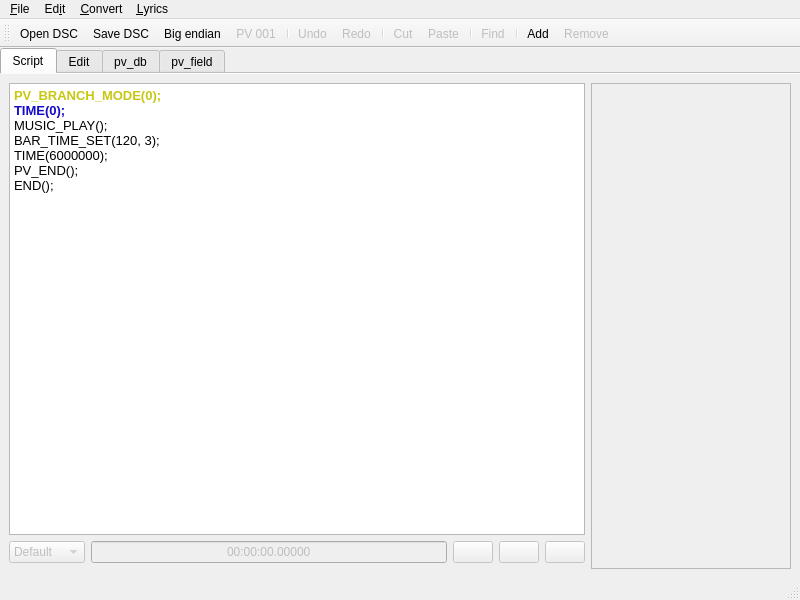
<?xml version="1.0" encoding="UTF-8"?>
<ui version="4.0">
 <class>MainWindow</class>
 <widget class="QMainWindow" name="MainWindow">
  <property name="geometry">
   <rect>
    <x>0</x>
    <y>0</y>
    <width>800</width>
    <height>600</height>
   </rect>
  </property>
  <property name="windowTitle">
   <string>Open PD Script Editor</string>
  </property>
  <property name="windowIcon">
   <iconset resource="res.qrc">
    <normaloff>:/2d/PokeSlow.png</normaloff>:/2d/PokeSlow.png</iconset>
  </property>
  <widget class="QWidget" name="centralwidget">
   <layout class="QGridLayout" name="gridLayout">
    <property name="leftMargin">
     <number>0</number>
    </property>
    <property name="topMargin">
     <number>0</number>
    </property>
    <property name="rightMargin">
     <number>0</number>
    </property>
    <property name="bottomMargin">
     <number>0</number>
    </property>
    <property name="spacing">
     <number>0</number>
    </property>
    <item row="0" column="0">
     <widget class="QTabWidget" name="tabWidget">
      <property name="currentIndex">
       <number>0</number>
      </property>
      <property name="documentMode">
       <bool>true</bool>
      </property>
      <widget class="QWidget" name="tab">
       <attribute name="title">
        <string>Script</string>
       </attribute>
       <layout class="QGridLayout" name="gridLayout_2">
        <item row="0" column="2" rowspan="3">
         <widget class="QFrame" name="frame_paramEdit">
          <property name="enabled">
           <bool>false</bool>
          </property>
          <property name="minimumSize">
           <size>
            <width>200</width>
            <height>0</height>
           </size>
          </property>
          <property name="maximumSize">
           <size>
            <width>200</width>
            <height>16777215</height>
           </size>
          </property>
          <property name="frameShape">
           <enum>QFrame::StyledPanel</enum>
          </property>
          <property name="frameShadow">
           <enum>QFrame::Raised</enum>
          </property>
         </widget>
        </item>
        <item row="0" column="0" colspan="2">
         <widget class="QTextEdit" name="textEdit">
          <property name="html">
           <string>&lt;!DOCTYPE HTML PUBLIC &quot;-//W3C//DTD HTML 4.0//EN&quot; &quot;http://www.w3.org/TR/REC-html40/strict.dtd&quot;&gt;
&lt;html&gt;&lt;head&gt;&lt;meta name=&quot;qrichtext&quot; content=&quot;1&quot; /&gt;&lt;style type=&quot;text/css&quot;&gt;
p, li { white-space: pre-wrap; }
&lt;/style&gt;&lt;/head&gt;&lt;body style=&quot; font-family:'Ubuntu'; font-size:10pt; font-weight:400; font-style:normal;&quot;&gt;
&lt;p style=&quot; margin-top:0px; margin-bottom:0px; margin-left:0px; margin-right:0px; -qt-block-indent:0; text-indent:0px;&quot;&gt;&lt;span style=&quot; font-weight:600; color:#c8c814;&quot;&gt;PV_BRANCH_MODE(0);&lt;/span&gt;&lt;/p&gt;
&lt;p style=&quot; margin-top:0px; margin-bottom:0px; margin-left:0px; margin-right:0px; -qt-block-indent:0; text-indent:0px;&quot;&gt;&lt;span style=&quot; font-weight:600; color:#140ac8;&quot;&gt;TIME(0);&lt;/span&gt;&lt;/p&gt;
&lt;p style=&quot; margin-top:0px; margin-bottom:0px; margin-left:0px; margin-right:0px; -qt-block-indent:0; text-indent:0px;&quot;&gt;&lt;span style=&quot; color:#000000;&quot;&gt;MUSIC_PLAY();&lt;/span&gt;&lt;/p&gt;
&lt;p style=&quot; margin-top:0px; margin-bottom:0px; margin-left:0px; margin-right:0px; -qt-block-indent:0; text-indent:0px;&quot;&gt;&lt;span style=&quot; color:#000000;&quot;&gt;BAR_TIME_SET(120, 3);&lt;/span&gt;&lt;/p&gt;
&lt;p style=&quot; margin-top:0px; margin-bottom:0px; margin-left:0px; margin-right:0px; -qt-block-indent:0; text-indent:0px;&quot;&gt;&lt;span style=&quot; color:#000000;&quot;&gt;TIME(6000000);&lt;/span&gt;&lt;/p&gt;
&lt;p style=&quot; margin-top:0px; margin-bottom:0px; margin-left:0px; margin-right:0px; -qt-block-indent:0; text-indent:0px;&quot;&gt;PV_END();&lt;/p&gt;
&lt;p style=&quot; margin-top:0px; margin-bottom:0px; margin-left:0px; margin-right:0px; -qt-block-indent:0; text-indent:0px;&quot;&gt;END();&lt;/p&gt;&lt;/body&gt;&lt;/html&gt;</string>
          </property>
         </widget>
        </item>
        <item row="1" column="0" colspan="2">
         <widget class="QWidget" name="widget" native="true">
          <property name="enabled">
           <bool>false</bool>
          </property>
          <layout class="QGridLayout" name="gridLayout_13">
           <property name="leftMargin">
            <number>0</number>
           </property>
           <property name="topMargin">
            <number>0</number>
           </property>
           <property name="rightMargin">
            <number>0</number>
           </property>
           <property name="bottomMargin">
            <number>0</number>
           </property>
           <item row="0" column="4">
            <widget class="QPushButton" name="pushButton_3">
             <property name="sizePolicy">
              <sizepolicy hsizetype="Fixed" vsizetype="Fixed">
               <horstretch>0</horstretch>
               <verstretch>0</verstretch>
              </sizepolicy>
             </property>
             <property name="toolTip">
              <string>Branch/Timestamp list</string>
             </property>
             <property name="icon">
              <iconset resource="res.qrc">
               <normaloff>:/icons/icons8/color/icons/icons8/color/icons8-lista-48.png</normaloff>:/icons/icons8/color/icons/icons8/color/icons8-lista-48.png</iconset>
             </property>
             <property name="iconSize">
              <size>
               <width>24</width>
               <height>24</height>
              </size>
             </property>
            </widget>
           </item>
           <item row="0" column="3">
            <widget class="QPushButton" name="pushButton_2">
             <property name="sizePolicy">
              <sizepolicy hsizetype="Fixed" vsizetype="Fixed">
               <horstretch>0</horstretch>
               <verstretch>0</verstretch>
              </sizepolicy>
             </property>
             <property name="toolTip">
              <string>Next timestamp</string>
             </property>
             <property name="icon">
              <iconset resource="res.qrc">
               <normaloff>:/icons/icons8/color/icons/icons8/color/icons8-freccia-48.png</normaloff>:/icons/icons8/color/icons/icons8/color/icons8-freccia-48.png</iconset>
             </property>
             <property name="iconSize">
              <size>
               <width>24</width>
               <height>24</height>
              </size>
             </property>
            </widget>
           </item>
           <item row="0" column="1">
            <widget class="QLineEdit" name="lineEdit_time">
             <property name="sizePolicy">
              <sizepolicy hsizetype="Expanding" vsizetype="Minimum">
               <horstretch>0</horstretch>
               <verstretch>0</verstretch>
              </sizepolicy>
             </property>
             <property name="toolTip">
              <string>Timestamp</string>
             </property>
             <property name="text">
              <string>00:00:00.00000</string>
             </property>
             <property name="alignment">
              <set>Qt::AlignCenter</set>
             </property>
             <property name="readOnly">
              <bool>true</bool>
             </property>
            </widget>
           </item>
           <item row="0" column="0">
            <widget class="QComboBox" name="comboBox_branch">
             <property name="toolTip">
              <string>PV branch</string>
             </property>
             <property name="iconSize">
              <size>
               <width>24</width>
               <height>24</height>
              </size>
             </property>
             <item>
              <property name="text">
               <string>Default</string>
              </property>
              <property name="icon">
               <iconset resource="res.qrc">
                <normaloff>:/icons/icons8/color/icons/icons8/color/icons8-fork-del-codice-48.png</normaloff>:/icons/icons8/color/icons/icons8/color/icons8-fork-del-codice-48.png</iconset>
              </property>
             </item>
             <item>
              <property name="text">
               <string>Fail</string>
              </property>
              <property name="icon">
               <iconset resource="res.qrc">
                <normaloff>:/icons/icons8/color/icons/icons8/color/icons8-fork-del-codice-48.png</normaloff>:/icons/icons8/color/icons/icons8/color/icons8-fork-del-codice-48.png</iconset>
              </property>
             </item>
             <item>
              <property name="text">
               <string>Success</string>
              </property>
              <property name="icon">
               <iconset resource="res.qrc">
                <normaloff>:/icons/icons8/color/icons/icons8/color/icons8-fork-del-codice-48.png</normaloff>:/icons/icons8/color/icons/icons8/color/icons8-fork-del-codice-48.png</iconset>
              </property>
             </item>
            </widget>
           </item>
           <item row="0" column="2">
            <widget class="QPushButton" name="pushButton">
             <property name="sizePolicy">
              <sizepolicy hsizetype="Fixed" vsizetype="Fixed">
               <horstretch>0</horstretch>
               <verstretch>0</verstretch>
              </sizepolicy>
             </property>
             <property name="toolTip">
              <string>Previous timestamp</string>
             </property>
             <property name="icon">
              <iconset resource="res.qrc">
               <normaloff>:/icons/icons8/color/icons/icons8/color/icons8-freccia-rivolta-a-sinistra-48.png</normaloff>:/icons/icons8/color/icons/icons8/color/icons8-freccia-rivolta-a-sinistra-48.png</iconset>
             </property>
             <property name="iconSize">
              <size>
               <width>24</width>
               <height>24</height>
              </size>
             </property>
            </widget>
           </item>
          </layout>
         </widget>
        </item>
       </layout>
      </widget>
      <widget class="QWidget" name="tab_edit">
       <property name="enabled">
        <bool>false</bool>
       </property>
       <attribute name="title">
        <string>Edit</string>
       </attribute>
       <layout class="QGridLayout" name="gridLayout_5">
        <item row="0" column="0">
         <widget class="QTabWidget" name="tabWidget_edit_modules">
          <property name="currentIndex">
           <number>0</number>
          </property>
          <widget class="QWidget" name="tab_edit_bar">
           <attribute name="title">
            <string>Bars</string>
           </attribute>
           <layout class="QGridLayout" name="gridLayout_6">
            <item row="0" column="0">
             <widget class="QTableWidget" name="tableWidget_edit">
              <property name="editTriggers">
               <set>QAbstractItemView::NoEditTriggers</set>
              </property>
             </widget>
            </item>
           </layout>
          </widget>
          <widget class="QWidget" name="tab_edit_modules">
           <attribute name="title">
            <string>Modules</string>
           </attribute>
           <layout class="QGridLayout" name="gridLayout_11">
            <item row="0" column="0">
             <widget class="QListWidget" name="listWidget_edit_modules">
              <property name="editTriggers">
               <set>QAbstractItemView::NoEditTriggers</set>
              </property>
             </widget>
            </item>
           </layout>
          </widget>
          <widget class="QWidget" name="tab_edit_stages">
           <attribute name="title">
            <string>Stages</string>
           </attribute>
           <layout class="QGridLayout" name="gridLayout_7">
            <item row="0" column="0">
             <widget class="QListWidget" name="listWidget_edit_stages">
              <property name="editTriggers">
               <set>QAbstractItemView::NoEditTriggers</set>
              </property>
             </widget>
            </item>
           </layout>
          </widget>
          <widget class="QWidget" name="tab_edit_motions">
           <attribute name="title">
            <string>Motions</string>
           </attribute>
           <layout class="QGridLayout" name="gridLayout_8">
            <item row="0" column="0">
             <widget class="QListWidget" name="listWidget_edit_motions">
              <property name="editTriggers">
               <set>QAbstractItemView::NoEditTriggers</set>
              </property>
             </widget>
            </item>
           </layout>
          </widget>
          <widget class="QWidget" name="tab_edit_handItems">
           <attribute name="title">
            <string>Hand Items</string>
           </attribute>
           <layout class="QGridLayout" name="gridLayout_9">
            <item row="0" column="0">
             <widget class="QListWidget" name="listWidget_edit_handitems">
              <property name="editTriggers">
               <set>QAbstractItemView::NoEditTriggers</set>
              </property>
             </widget>
            </item>
           </layout>
          </widget>
          <widget class="QWidget" name="tab_edit_effects">
           <attribute name="title">
            <string>Effects</string>
           </attribute>
           <layout class="QGridLayout" name="gridLayout_10">
            <item row="0" column="0">
             <widget class="QListWidget" name="listWidget_edit_effects">
              <property name="editTriggers">
               <set>QAbstractItemView::NoEditTriggers</set>
              </property>
             </widget>
            </item>
           </layout>
          </widget>
          <widget class="QWidget" name="tab_edit_information">
           <attribute name="title">
            <string>Information</string>
           </attribute>
           <layout class="QFormLayout" name="formLayout">
            <item row="0" column="0">
             <widget class="QLabel" name="label_edit_editname">
              <property name="text">
               <string>Edit name:</string>
              </property>
              <property name="alignment">
               <set>Qt::AlignRight|Qt::AlignTrailing|Qt::AlignVCenter</set>
              </property>
             </widget>
            </item>
            <item row="0" column="1">
             <widget class="QLineEdit" name="lineEdit_edit_editname">
              <property name="readOnly">
               <bool>true</bool>
              </property>
             </widget>
            </item>
            <item row="1" column="0">
             <widget class="QLabel" name="label_edit_songname">
              <property name="text">
               <string>Song name:</string>
              </property>
              <property name="alignment">
               <set>Qt::AlignRight|Qt::AlignTrailing|Qt::AlignVCenter</set>
              </property>
             </widget>
            </item>
            <item row="1" column="1">
             <widget class="QLineEdit" name="lineEdit_edit_songname">
              <property name="readOnly">
               <bool>true</bool>
              </property>
             </widget>
            </item>
            <item row="2" column="0">
             <widget class="QLabel" name="label_edit_starttime">
              <property name="text">
               <string>Start time:</string>
              </property>
              <property name="alignment">
               <set>Qt::AlignRight|Qt::AlignTrailing|Qt::AlignVCenter</set>
              </property>
             </widget>
            </item>
            <item row="2" column="1">
             <widget class="QSpinBox" name="spinBox_edit_starttime">
              <property name="readOnly">
               <bool>true</bool>
              </property>
             </widget>
            </item>
            <item row="3" column="0">
             <widget class="QLabel" name="label_edit_end">
              <property name="text">
               <string>Song end:</string>
              </property>
              <property name="alignment">
               <set>Qt::AlignRight|Qt::AlignTrailing|Qt::AlignVCenter</set>
              </property>
             </widget>
            </item>
            <item row="3" column="1">
             <widget class="QSpinBox" name="spinBox_edit_end"/>
            </item>
            <item row="4" column="0">
             <widget class="QLabel" name="label_edit_buttonsfx">
              <property name="text">
               <string>Button SFX:</string>
              </property>
              <property name="alignment">
               <set>Qt::AlignRight|Qt::AlignTrailing|Qt::AlignVCenter</set>
              </property>
             </widget>
            </item>
            <item row="4" column="1">
             <widget class="QSpinBox" name="spinBox_edit_buttonsfx"/>
            </item>
           </layout>
          </widget>
         </widget>
        </item>
       </layout>
      </widget>
      <widget class="QWidget" name="tab_pv_db">
       <attribute name="title">
        <string>pv_db</string>
       </attribute>
       <layout class="QGridLayout" name="gridLayout_3">
        <item row="0" column="0">
         <widget class="QPlainTextEdit" name="plainTextEdit_db"/>
        </item>
       </layout>
      </widget>
      <widget class="QWidget" name="tab_pv_field">
       <attribute name="title">
        <string>pv_field</string>
       </attribute>
       <layout class="QGridLayout" name="gridLayout_4">
        <item row="0" column="0">
         <widget class="QPlainTextEdit" name="plainTextEdit_field"/>
        </item>
       </layout>
      </widget>
     </widget>
    </item>
   </layout>
  </widget>
  <widget class="QMenuBar" name="menubar">
   <property name="geometry">
    <rect>
     <x>0</x>
     <y>0</y>
     <width>800</width>
     <height>21</height>
    </rect>
   </property>
   <widget class="QMenu" name="menuFile">
    <property name="title">
     <string>&amp;File</string>
    </property>
    <addaction name="actionOpen_DSC"/>
    <addaction name="actionSave_DSC"/>
    <addaction name="actionEnable_Big_Endian"/>
    <addaction name="actionSet_PV_slot"/>
    <addaction name="separator"/>
    <addaction name="actionAbout"/>
    <addaction name="actionExit"/>
   </widget>
   <widget class="QMenu" name="menu_Convert">
    <property name="title">
     <string>&amp;Convert</string>
    </property>
    <addaction name="separator"/>
    <addaction name="actionPSP_to_DT"/>
    <addaction name="separator"/>
    <addaction name="actionRun_these_before_converting_to_PDA_1_01"/>
    <addaction name="actionI_have_already_converted_the_DSC_to_PDA_1_01"/>
    <addaction name="action_FT_new_mouth_to_FT_old_mouth"/>
    <addaction name="action_Look_FT_old_look"/>
    <addaction name="action_Expressions_FT_old_expressions"/>
    <addaction name="action_Hand_animations_FT_old_animations"/>
    <addaction name="actionAll_of_them"/>
    <addaction name="actionBAR_TIME_SET_TARGET_FLYING_TIME"/>
    <addaction name="separator"/>
    <addaction name="actionPDA_2_00_to_PDA_1_01"/>
   </widget>
   <widget class="QMenu" name="menu_Lyrics">
    <property name="title">
     <string>&amp;Lyrics</string>
    </property>
    <addaction name="separator"/>
    <addaction name="actionImport_VTT"/>
    <addaction name="separator"/>
    <addaction name="actionLip_sync"/>
    <addaction name="actionLip_sync_VSQX"/>
   </widget>
   <widget class="QMenu" name="menu_Edit">
    <property name="title">
     <string>Ed&amp;it</string>
    </property>
    <addaction name="actionUndo"/>
    <addaction name="actionRedo"/>
    <addaction name="separator"/>
    <addaction name="actionCut"/>
    <addaction name="actionCo&amp;py"/>
    <addaction name="actionPaste"/>
    <addaction name="separator"/>
    <addaction name="actionFind_and_replace"/>
    <addaction name="separator"/>
    <addaction name="actionAdd_command"/>
    <addaction name="actionRemove_command"/>
   </widget>
   <addaction name="menuFile"/>
   <addaction name="menu_Edit"/>
   <addaction name="menu_Convert"/>
   <addaction name="menu_Lyrics"/>
  </widget>
  <widget class="QToolBar" name="toolBar">
   <property name="windowTitle">
    <string>toolBar</string>
   </property>
   <property name="toolButtonStyle">
    <enum>Qt::ToolButtonTextUnderIcon</enum>
   </property>
   <attribute name="toolBarArea">
    <enum>TopToolBarArea</enum>
   </attribute>
   <attribute name="toolBarBreak">
    <bool>false</bool>
   </attribute>
   <addaction name="actionOpen_DSC"/>
   <addaction name="actionSave_DSC"/>
   <addaction name="actionEnable_Big_Endian"/>
   <addaction name="actionSet_PV_slot"/>
   <addaction name="separator"/>
   <addaction name="actionUndo"/>
   <addaction name="actionRedo"/>
   <addaction name="separator"/>
   <addaction name="actionCut"/>
   <addaction name="actionCo&amp;py"/>
   <addaction name="actionPaste"/>
   <addaction name="separator"/>
   <addaction name="actionFind_and_replace"/>
   <addaction name="separator"/>
   <addaction name="actionAdd_command"/>
   <addaction name="actionRemove_command"/>
  </widget>
  <widget class="QStatusBar" name="statusBar"/>
  <action name="actionEnable_Big_Endian">
   <property name="checkable">
    <bool>true</bool>
   </property>
   <property name="icon">
    <iconset resource="res.qrc">
     <normaloff>:/icons/icons8/color/icons/icons8/color/icons8-file-binario-48.png</normaloff>:/icons/icons8/color/icons/icons8/color/icons8-file-binario-48.png</iconset>
   </property>
   <property name="text">
    <string>&amp;Big endian</string>
   </property>
   <property name="toolTip">
    <string>Big endian</string>
   </property>
  </action>
  <action name="actionExit">
   <property name="text">
    <string>E&amp;xit</string>
   </property>
   <property name="menuRole">
    <enum>QAction::QuitRole</enum>
   </property>
  </action>
  <action name="actionOpen_DSC">
   <property name="icon">
    <iconset resource="res.qrc">
     <normaloff>:/icons/icons8/color/icons/icons8/color/icons8-apri-cartella-48.png</normaloff>:/icons/icons8/color/icons/icons8/color/icons8-apri-cartella-48.png</iconset>
   </property>
   <property name="text">
    <string>&amp;Open DSC...</string>
   </property>
   <property name="shortcut">
    <string>Ctrl+O</string>
   </property>
  </action>
  <action name="actionSave_DSC">
   <property name="icon">
    <iconset resource="res.qrc">
     <normaloff>:/icons/icons8/color/icons/icons8/color/icons8-salva-48.png</normaloff>:/icons/icons8/color/icons/icons8/color/icons8-salva-48.png</iconset>
   </property>
   <property name="text">
    <string>&amp;Save DSC...</string>
   </property>
   <property name="shortcut">
    <string>Ctrl+S</string>
   </property>
  </action>
  <action name="actionPSP_to_DT">
   <property name="text">
    <string>PSP to &amp;DT...</string>
   </property>
  </action>
  <action name="actionImport_VTT">
   <property name="text">
    <string>Import &amp;WebVTT...</string>
   </property>
  </action>
  <action name="actionLip_sync">
   <property name="text">
    <string>Lip &amp;sync WebVTT...</string>
   </property>
   <property name="toolTip">
    <string>Lip sync WebVTT</string>
   </property>
  </action>
  <action name="actionPDA_2_00_to_PDA_1_01">
   <property name="text">
    <string>PDA 2.00 to PD&amp;A 1.01</string>
   </property>
  </action>
  <action name="action_FT_new_mouth_to_FT_old_mouth">
   <property name="text">
    <string>&amp;Mouth animations &lt;-&gt; FT old mouth animations</string>
   </property>
  </action>
  <action name="action_Look_FT_old_look">
   <property name="text">
    <string>&amp;Look animations &lt;-&gt; FT old look animations</string>
   </property>
  </action>
  <action name="action_Expressions_FT_old_expressions">
   <property name="text">
    <string>&amp;Expressions &lt;-&gt; FT old expressions</string>
   </property>
  </action>
  <action name="actionRun_these_before_converting_to_PDA_1_01">
   <property name="enabled">
    <bool>false</bool>
   </property>
   <property name="text">
    <string>Run these when converting old PVs to PDA 1.01</string>
   </property>
   <property name="menuRole">
    <enum>QAction::NoRole</enum>
   </property>
  </action>
  <action name="actionI_have_already_converted_the_DSC_to_PDA_1_01">
   <property name="checkable">
    <bool>true</bool>
   </property>
   <property name="text">
    <string>I have already converted the script to PDA 1.&amp;01</string>
   </property>
  </action>
  <action name="actionAll_of_them">
   <property name="text">
    <string>All &amp;of the above</string>
   </property>
  </action>
  <action name="action_Hand_animations_FT_old_animations">
   <property name="text">
    <string>&amp;Hand animations &lt;-&gt; FT old animations</string>
   </property>
  </action>
  <action name="actionBAR_TIME_SET_TARGET_FLYING_TIME">
   <property name="text">
    <string>BAR_TIME_SET &lt;-&gt; TARGET_FLYING_TIME (lossy)</string>
   </property>
  </action>
  <action name="actionAbout">
   <property name="text">
    <string>&amp;About...</string>
   </property>
  </action>
  <action name="actionSet_PV_slot">
   <property name="enabled">
    <bool>false</bool>
   </property>
   <property name="icon">
    <iconset resource="res.qrc">
     <normaloff>:/icons/icons8/color/icons/icons8/color/icons8-elenco-numerato-48.png</normaloff>:/icons/icons8/color/icons/icons8/color/icons8-elenco-numerato-48.png</iconset>
   </property>
   <property name="text">
    <string>&amp;PV 001...</string>
   </property>
   <property name="toolTip">
    <string>Set PV slot</string>
   </property>
   <property name="shortcut">
    <string>Ctrl+P</string>
   </property>
  </action>
  <action name="actionUndo">
   <property name="enabled">
    <bool>false</bool>
   </property>
   <property name="icon">
    <iconset resource="res.qrc">
     <normaloff>:/icons/icons8/color/icons/icons8/color/icons8-annulla-48.png</normaloff>:/icons/icons8/color/icons/icons8/color/icons8-annulla-48.png</iconset>
   </property>
   <property name="text">
    <string>&amp;Undo</string>
   </property>
   <property name="shortcut">
    <string>Ctrl+Z</string>
   </property>
  </action>
  <action name="actionRedo">
   <property name="enabled">
    <bool>false</bool>
   </property>
   <property name="icon">
    <iconset resource="res.qrc">
     <normaloff>:/icons/icons8/color/icons/icons8/color/icons8-ripeti-48.png</normaloff>:/icons/icons8/color/icons/icons8/color/icons8-ripeti-48.png</iconset>
   </property>
   <property name="text">
    <string>&amp;Redo</string>
   </property>
   <property name="shortcut">
    <string>Ctrl+Y, Ctrl+Shift+Z</string>
   </property>
  </action>
  <action name="actionCut">
   <property name="enabled">
    <bool>false</bool>
   </property>
   <property name="icon">
    <iconset resource="res.qrc">
     <normaloff>:/icons/icons8/color/icons/icons8/color/icons8-taglia-48.png</normaloff>:/icons/icons8/color/icons/icons8/color/icons8-taglia-48.png</iconset>
   </property>
   <property name="text">
    <string>Cu&amp;t</string>
   </property>
   <property name="shortcut">
    <string>Ctrl+X</string>
   </property>
  </action>
  <action name="actionCo&amp;py">
   <property name="enabled">
    <bool>false</bool>
   </property>
   <property name="icon">
    <iconset resource="res.qrc">
     <normaloff>:/icons/icons8/color/icons/icons8/color/icons8-copia-48.png</normaloff>:/icons/icons8/color/icons/icons8/color/icons8-copia-48.png</iconset>
   </property>
   <property name="text">
    <string>Cop&amp;y</string>
   </property>
   <property name="shortcut">
    <string>Ctrl+C</string>
   </property>
  </action>
  <action name="actionPaste">
   <property name="enabled">
    <bool>false</bool>
   </property>
   <property name="icon">
    <iconset resource="res.qrc">
     <normaloff>:/icons/icons8/color/icons/icons8/color/icons8-incolla-48.png</normaloff>:/icons/icons8/color/icons/icons8/color/icons8-incolla-48.png</iconset>
   </property>
   <property name="text">
    <string>&amp;Paste</string>
   </property>
   <property name="shortcut">
    <string>Ctrl+V</string>
   </property>
  </action>
  <action name="actionFind_and_replace">
   <property name="enabled">
    <bool>false</bool>
   </property>
   <property name="icon">
    <iconset resource="res.qrc">
     <normaloff>:/icons/icons8/color/icons/icons8/color/icons8-trova-e-sostituisci-48.png</normaloff>:/icons/icons8/color/icons/icons8/color/icons8-trova-e-sostituisci-48.png</iconset>
   </property>
   <property name="text">
    <string>Fi&amp;nd...</string>
   </property>
   <property name="toolTip">
    <string>Find and replace</string>
   </property>
   <property name="shortcut">
    <string>Ctrl+F</string>
   </property>
  </action>
  <action name="actionAdd_command">
   <property name="icon">
    <iconset resource="res.qrc">
     <normaloff>:/icons/icons8/color/icons/icons8/color/icons8-aggiungi-48.png</normaloff>:/icons/icons8/color/icons/icons8/color/icons8-aggiungi-48.png</iconset>
   </property>
   <property name="text">
    <string>&amp;Add...</string>
   </property>
   <property name="toolTip">
    <string>Add command</string>
   </property>
   <property name="shortcut">
    <string>Ctrl+Shift+A</string>
   </property>
  </action>
  <action name="actionRemove_command">
   <property name="enabled">
    <bool>false</bool>
   </property>
   <property name="icon">
    <iconset resource="res.qrc">
     <normaloff>:/icons/icons8/color/icons/icons8/color/icons8-rimuovi-48.png</normaloff>:/icons/icons8/color/icons/icons8/color/icons8-rimuovi-48.png</iconset>
   </property>
   <property name="text">
    <string>Re&amp;move...</string>
   </property>
   <property name="toolTip">
    <string>Remove command</string>
   </property>
   <property name="shortcut">
    <string>Ctrl+Shift+R</string>
   </property>
  </action>
  <action name="actionLip_sync_VSQX">
   <property name="text">
    <string>Lip s&amp;ync VSQX...</string>
   </property>
  </action>
 </widget>
 <resources>
  <include location="res.qrc"/>
 </resources>
 <connections/>
</ui>
